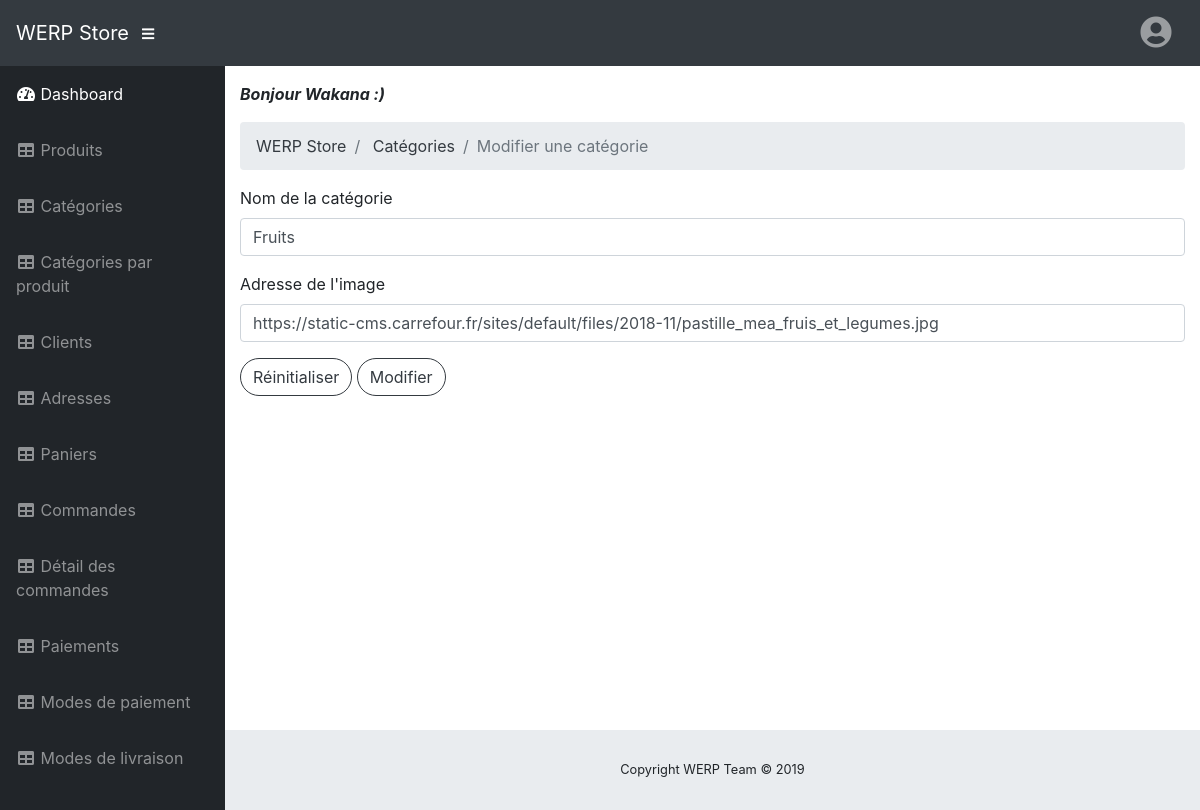
The app's page /back-office/webroot/index?module=dashboard&action=categories_modifier&id=1 (signed in) with its own data.
### tables this page shows
CREATE TABLE IF NOT EXISTS `st_categories` (
  `cat_id` int(11) NOT NULL AUTO_INCREMENT,
  `cat_descr` varchar(45) NOT NULL,
  `cat_img_url` varchar(255) NOT NULL,
  PRIMARY KEY (`cat_id`)
);

### back-office/app/controller/dashboard/categories_modifier.php (called while the page is built, shortened)
<?php
  include ("../app/model/categorie/afficher_categorie.php");
  $categorie = afficher_categorie($_GET["id"]);
  include ("../app/view/dashboard/categories_modif.php");

### back-office/app/model/categorie/afficher_categorie.php (called while the page is built, shortened)
<?php
  function afficher_categorie($id) {
    global $pdo;
    try {
      $query = "SELECT *
                FROM st_categories
                WHERE cat_id=:cat_id";
      $req = $pdo->prepare($query);
      $req->bindParam(":cat_id", $id, PDO::PARAM_INT);
      $req->execute();
      $req->setFetchMode(PDO::FETCH_ASSOC);
      $data = $req->fetch();
      return $data;
    }
    catch (Exception $e) {
      die ("SQL Erreur : " . utf8_encode($e->getMessage()));
    }
  }

### back-office/app/view/dashboard/categories_modif.php (the view, shortened to what this page needs)
    <?php include("../app/view/layout/header.inc.php"); ?>
    <li class="breadcrumb-item">
      <a class="text-dark" href="index?module=dashboard&action=categories">Catégories</a>
    </li>
    <li class="breadcrumb-item active">Modifier une catégorie</li>
  </ol>
  <form action="index?module=bdd&action=modifier_categorie" method="post">
    <div class="form-group">
      <label for="title">Nom de la catégorie</label>
      <input type="text" class="form-control" id="title" name="cat_descr" maxlength="255" value="<?= $categorie["cat_descr"] ?>" required>
    </div>
    <div class="form-group">
      <label for="img_url">Adresse de l'image</label>
      <input type="url" class="form-control" id="img_url" name="cat_img_url" value="<?= $categorie["cat_img_url"] ?>" required>
    </div>
    <input type="reset" class="btn btn-outline-dark rounded-pill" value="Réinitialiser">
    <button class="confirm btn btn-outline-dark rounded-pill" type="submit">Modifier</button>
  </form>
</div>
<?php include("../app/view/layout/footer.inc.php"); ?>

### records on screen
st_categories: cat_descr "Fruits", cat_img_url "https://static-cms.carrefour.fr/sites/default/files/2018-11/pastille_mea_fruis_et_legumes.jpg"

### other values on screen
SITE_NAME "WERP Store"
$_SESSION["user"]["cus_firstname"] "Wakana"
SITE_COPYRIGHT "Copyright WERP Team © 2019"
